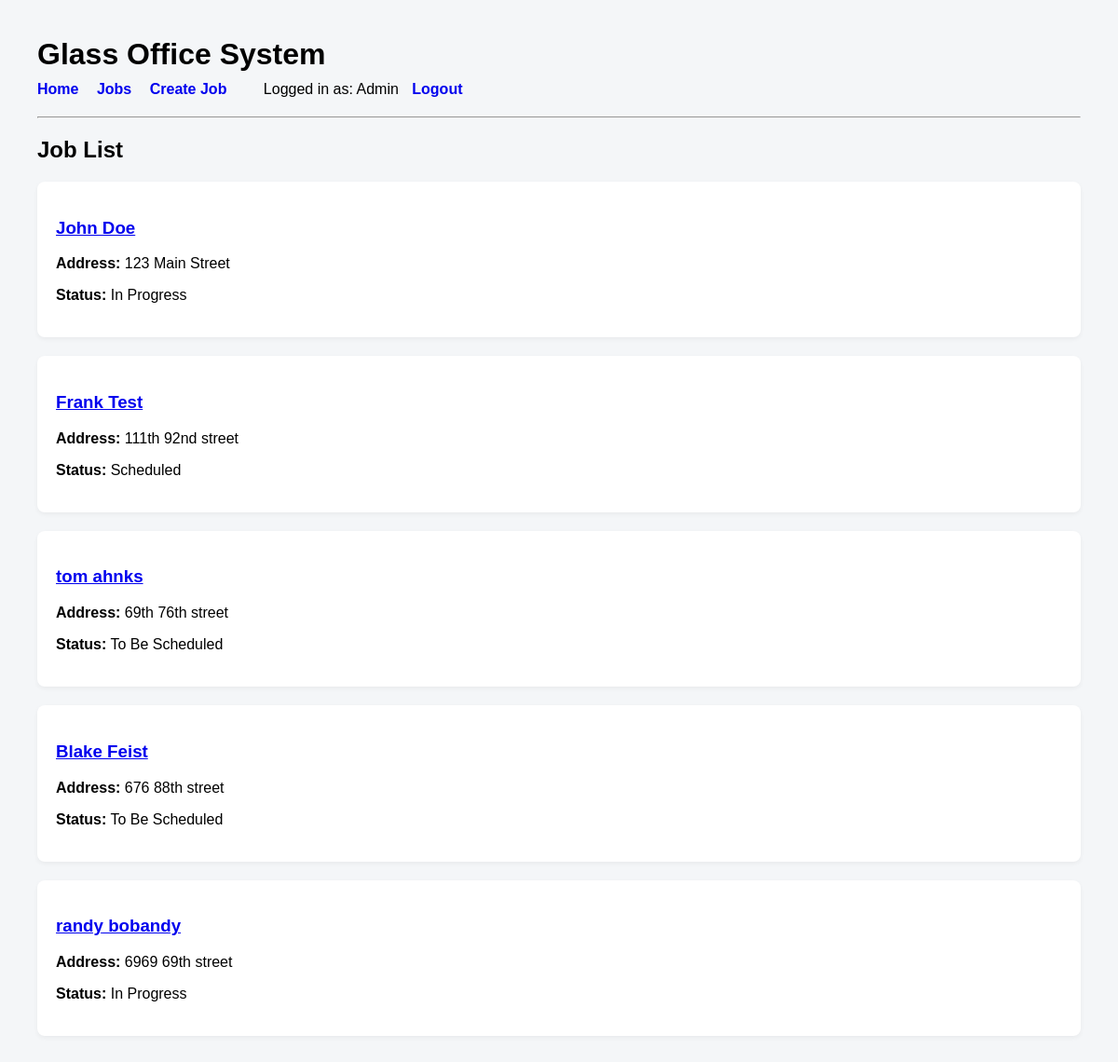
Page /jobs (signed in) on the committed database.
### models.py (models this page shows)
class Job(db.Model):
    id = db.Column(db.Integer, primary_key=True)
    customer_name = db.Column(db.String(200), nullable=False)
    address = db.Column(db.String(300), nullable=False)
    contact_info = db.Column(db.String(200))
    job_type = db.Column(db.String(50))
    job_category = db.Column(db.String(100))
    scope_of_work = db.Column(db.Text)
    install_date = db.Column(db.Date)
    status = db.Column(db.String(50), default="scheduled")
    notes = db.relationship("JobNote", backref="job", lazy=True)
    created_by = db.Column(db.Integer, db.ForeignKey("user.id"))
    created_at = db.Column(db.DateTime, default=datetime.utcnow)
    updated_at = db.Column(db.DateTime, default=datetime.utcnow, onupdate=datetime.utcnow)

### app.py (the view)
    @app.route("/jobs")
    def list_jobs():
        jobs = Job.query.all()
        return render_template("jobs.html", jobs=jobs)

### templates/jobs.html (shortened to what this page needs)
{% extends "base.html" %}
{% block content %}
<h2>Job List</h2>
{% for job in jobs %}
    <div class="card">
        <h3>
    <a href="/jobs/{{ job.id }}">
        {{ job.customer_name }}
    </a>
</h3>
        <p><strong>Address:</strong> {{ job.address }}</p>
        <p><strong>Status:</strong> {{ job.status.replace('_', ' ').title() }}</p>
    </div>
{% endfor %}
{% endblock %}

### templates/base.html (style rules this page uses)
body { font-family: Arial, sans-serif; margin: 40px; background-color: #f4f6f8; }
.card { background: white; padding: 20px; border-radius: 8px; margin-bottom: 20px; box-shadow: 0 2px 5px rgba(0,0,0,0.05); }

### rows in the picture
Job: customer_name "John Doe", address "123 Main Street", status.replace "In Progress"
Job: customer_name "Frank Test", address "111th 92nd street", status.replace "Scheduled"
Job: customer_name "tom ahnks", address "69th 76th street", status.replace "To Be Scheduled"
Job: customer_name "Blake Feist", address "676 88th street", status.replace "To Be Scheduled"
Job: customer_name "randy bobandy", address "6969 69th street", status.replace "In Progress"

### other values in the picture
{{ session["user_name"] }} "Admin"
